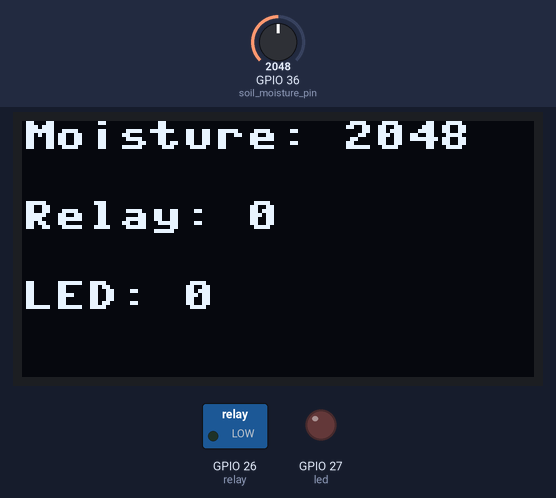
A program run on a simulated ESP32 board running MicroPython. Parts: 128×64 one-colour display, switched loads named in the program (green lamp = pin HIGH), output pins drawn as LEDs (lit = HIGH). Wiring (from the project's diagram.json): relay on GPIO 26, red LED on GPIO 27, potentiometer on GPIO 36. Inputs (shaded band) come from the test bench; at power-on: GPIO 36 (soil_moisture_pin) = 2048 (analog values on the 0–4095 scale). WiFi joins after 1.5 s; files the program writes start out absent; requests to the public web service named in the program get a made-up reply in its usual format after 0.4 s (London, UTC, broken clouds, 64 % humidity, 1013 hPa unless stated); library files of the repository ran but are not shown: ssd1306.py; what the program prints to the serial console is not drawn.

Above: at 2.0 s.

The program:

main.py
```python
import machine
import os
import time
import network
from machine import Pin, ADC
import socket
import uos
import ssd1306  # مكتبة شاشة SSD1306

# معلمات ThingSpeak
THINGSPEAK_WRITE_API_KEY = "K9ANCT215BYGFOBC"  # استبدل بـ API Key الخاص بك
THINGSPEAK_HOST = "api.thingspeak.com"
THINGSPEAK_URL = "/update"

# حساس رطوبة التربة
soil_moisture_pin = ADC(Pin(36))  # ADC1_CH0
soil_moisture_pin.atten(ADC.ATTN_11DB)  # المدى الكامل: من 0 إلى 3.3 فولت

# دبابيس الري
relay = Pin(26, Pin.OUT)
relay.off()  # بدءًا من إيقاف تشغيل الري

# دبابيس LED
led = Pin(27, Pin.OUT)  # LED مدمج أو LED خارجي
led.off()  # بدءًا من إيقاف تشغيل LED

# إعداد بطاقة SD
sd_cs = Pin(15, Pin.OUT)  # دبابيس CS لبطاقة SD (استخدم Pin 15 أو حسب اختيارك)
spi = machine.SPI(1, baudrate=1000000, polarity=0, phase=0, sck=Pin(18), mosi=Pin(23), miso=Pin(19))

# محاولة تهيئة بطاقة SD باستخدام machine.SDCard
try:
    sd = machine.SDCard(slot=2, cs=sd_cs)  # slot=2 أو 1 حسب الجهاز الخاص بك
    vfs = uos.VfsFat(sd)
    uos.mount(vfs, '/sd')  # تهيئة بطاقة SD
    print("SD Card mounted successfully!")
except Exception as e:
    print("Error initializing SD card:", e)
    sd = None

# فتح ملف لتخزين البيانات
if sd:
    log_file = open('/sd/soil_data.txt', 'a')  # 'a' تعني إضافة البيانات إلى الملف بدلاً من مسحها
else:
    log_file = None

# الاتصال بالشبكة اللاسلكية
print("Connecting to WiFi", end="")
sta_if = network.WLAN(network.STA_IF)
sta_if.active(True)
sta_if.connect('Wokwi-GUEST', '')  # استبدل باسم الشبكة وكلمة المرور
while not sta_if.isconnected():
    print(".", end="")
    time.sleep(0.1)
print(" Connected!")

# تهيئة شاشة SSD1306
i2c = machine.I2C(0, scl=Pin(22), sda=Pin(21))  # تأكد من تعديل الدبابيس حسب التوصيلات
oled = ssd1306.SSD1306_I2C(128, 64, i2c)

# إرسال البيانات إلى ThingSpeak
def send_to_thingspeak(moisture_value, relay_status, led_status):
    print(f"Sending to ThingSpeak: Moisture={moisture_value}, Relay={relay_status}, LED={led_status}")

    payload = "api_key={}&field1={}&field2={}&field3={}".format(
        THINGSPEAK_WRITE_API_KEY, moisture_value, relay_status, led_status)

    addr = socket.getaddrinfo(THINGSPEAK_HOST, 80)[0][-1]
    s = socket.socket()
    s.connect(addr)

    request = "GET {}?{} HTTP/1.1\r\nHost: {}\r\nConnection: close\r\n\r\n".format(
        THINGSPEAK_URL, payload, THINGSPEAK_HOST)

    s.send(request.encode())
    response = s.recv(1024)
    print("ThingSpeak Response:", response)
    s.close()

# إرسال البيانات إلى SD
def log_to_sd(moisture_value, relay_status, led_status):
    if log_file:
        log_file.write("Moisture: {}, Relay: {}, LED: {}\n".format(moisture_value, relay_status, led_status))
        log_file.flush()  # ضمان كتابة البيانات مباشرة إلى الملف
    else:
        print("SD Card not available. Skipping data logging.")

# تحديث شاشة SSD1306
def update_oled(moisture_value, relay_status, led_status):
    oled.fill(0)  # مسح الشاشة
    oled.text("Moisture: {}".format(moisture_value), 0, 0)
    oled.text("Relay: {}".format(relay_status), 0, 20)
    oled.text("LED: {}".format(led_status), 0, 40)
    oled.show()  # تحديث العرض على الشاشة

# إرسال البيانات إلى ThingSpeak وتخزينها في ملف
prev_moisture = -1
while True:
    moisture_value = soil_moisture_pin.read()
    print("Soil Moisture Value:", moisture_value)

    # تشغيل/إيقاف الري وLED بناءً على مستوى الرطوبة
    if moisture_value < 1500:
        relay.on()
        led.on()
        relay_status = 1
        led_status = 1
    else:
        relay.off()
        led.off()
        relay_status = 0
        led_status = 0

    # إرسال البيانات إلى ThingSpeak وتخزينها في ملف
    if moisture_value != prev_moisture:
        send_to_thingspeak(moisture_value, relay_status, led_status)
        log_to_sd(moisture_value, relay_status, led_status)
        update_oled(moisture_value, relay_status, led_status)
        prev_moisture = moisture_value

    time.sleep(15)  # تحديث كل 15 ثانية
```
